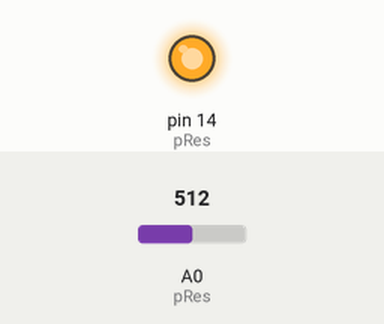
This sketch was run on a simulated Arduino Uno, built with avr-gcc and run on an emulated ATmega328P. Parts: output pins drawn as LEDs (lit = HIGH). The inputs (shaded band) are chosen by the test bench; at power-on: A0 (pRes) = 512. What the sketch prints to the serial monitor is not drawn.

Above: at 1.2 s.
1.3 s: A0 (pRes) set to 409
4.3 s: A0 (pRes) set to 388
At 5.3 s:
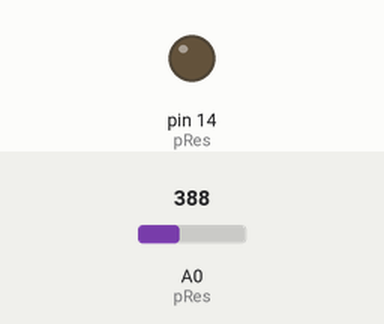
5.8 s: A0 (pRes) set to 410
At 6.5 s:
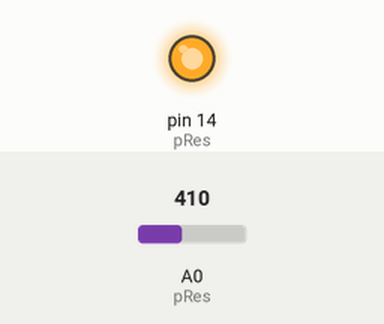
7.3 s: A0 (pRes) set to 390
At 7.6 s:
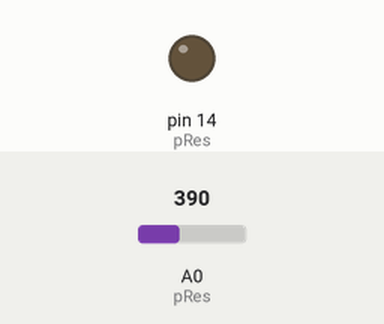
Timing chart, 0 to 9.8 s (numbered marks = the images above; inputs shaded):
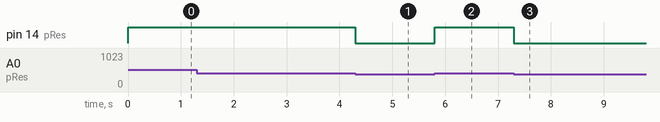

The sketch:

Photocell.ino
```cpp
//Set variables
int pRes = 0;
int ledPin = 14;
int value;


void setup() {
  //Intialize digital pins ledpin and pRes to OUTPUT and INPUT respectively
  pinMode (ledPin, OUTPUT);
  pinMode (pRes, INPUT);
  Serial.begin(115200);//Set bit rate transfer/second to 115200
  }

void loop() {
  value = analogRead(pRes); //Reads the specific value of the pin pRes
  Serial.print(value); //Prints the value

  //If it is under 200
  if (value < 200){
    digitalWrite(ledPin, LOW);//Set the pin ledPin to LOW
    Serial.println(" Bright");
  }
  //If above is false- if value under 400
  else if( value < 400) {
    digitalWrite(ledPin, LOW); //Set the pin ledPin to HIGH
    Serial.println(" lightish");
  }
 //If both above false- If value over 400
  else if (value > 400 ){
    digitalWrite(ledPin, HIGH);//Set the pin ledPin to HIGH
    Serial.println(" Dark");
    }

  }
```

Measured:
- the behaviour switches between 400 and 399 on A0 (pRes) (found by bisection; images 0 and 1)
- after the input at 4.3 s, pin 14 (pRes): HIGH → LOW at once
- after the input at 5.8 s, pin 14 (pRes): LOW → HIGH at once
- after the input at 7.3 s, pin 14 (pRes): HIGH → LOW at once
